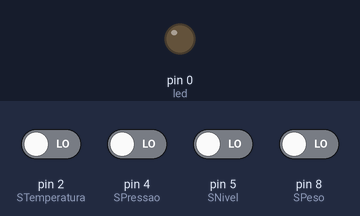
Bench run of a sketch on a simulated Arduino Uno, built with avr-gcc and run on an emulated ATmega328P. Parts: output pins drawn as LEDs (lit = HIGH). The test bench sets the inputs (shaded band); at power-on: pin 2 (STemperatura), pin 4 (SPressao), pin 5 (SNivel), pin 8 (SPeso) LOW.

Above: at 0.8 s.
0.9 s: pin 2 (STemperatura) driven HIGH
At 2.1 s:
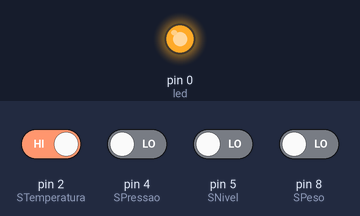
2.4 s: pin 2 (STemperatura) driven LOW
At 3.4 s:
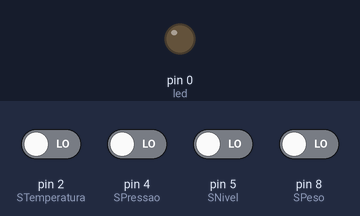
3.9 s: pin 4 (SPressao) driven HIGH
At 4.6 s:
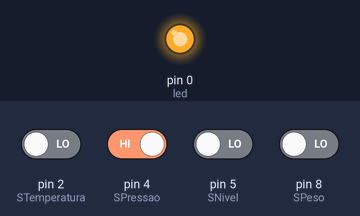
Timing chart, 0 to 6.9 s (numbered marks = the images above; inputs shaded):
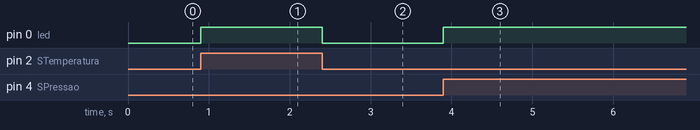

Measured:
- after the input at 0.9 s, pin 0 (led): LOW → HIGH at once
- after the input at 2.4 s, pin 0 (led): HIGH → LOW at once
- after the input at 3.9 s, pin 0 (led): LOW → HIGH at once

The sketch:

sketch_mar20a.ino
```cpp
int main(){

  #define STemperatura PD2
  #define SPressao PD4
  #define SNivel PD5
  #define SPeso PB0
  #define led PD0

  DDRD |= (1 << led); // PD0 como saída.
  DDRD &= ~(1 << SNivel) | (1 << SPressao) | (1 << STemperatura); // Entradas.
  // Sem necessidade de pull-up(chaves já em zero ou já em um).

  PORTD = 0; // Todos os pinos inicialmente desligados.
  DDRB &= ~(1 << SPeso); // Apenas PB0 como entrada.


  while(1){

    PORTD = 0; // Desliga ao reiniciar.
    // 1. Nível alto e temperatura alta e pressão alta.
    while((PIND & (1 << STemperatura)) && (PIND & (1 << SNivel)) && (PIND & (1 << SPressao))){
      PORTD |= (1 << led); // Liga o Led.
    }

    // 2. Nível baixo com temperatura alta e peso alto.
    while((PIND & (1 << STemperatura)) && (PINB & (1 << SPeso)) && !(PIND & (1 << SNivel))){
      PORTD |= (1 << led); // Liga o Led.
    }

    // 3. Nível baixo, temperatura baixa e pressão alta.
    while(!(PIND & (1 << STemperatura)) && (PIND & (1 << SPressao)) && !(PIND & (1 << SNivel))){
      PORTD |= (1 << led); // Liga o Led.
    }

    // 4. Nível baixo, peso baixo e temperatura alta.
    while((PIND & (1 << STemperatura)) && !(PINB & (1 << SPeso)) && !(PIND & (1 << SNivel))){
      PORTD |= (1 << led); // Liga o Led.
    }

  }

}
```
